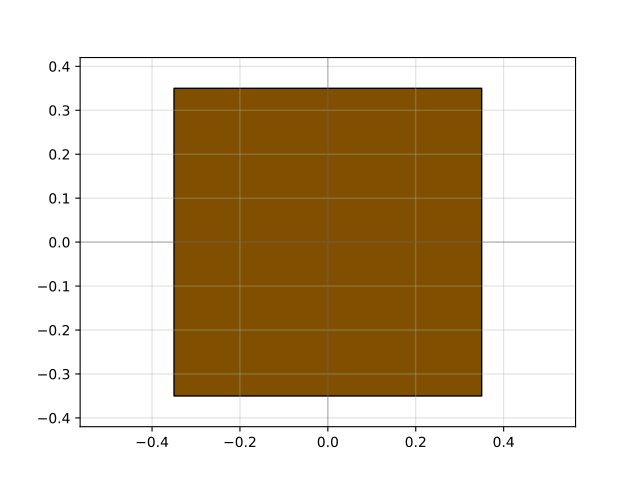

Source code (Python):
import gdsfactory as gf

c = gf.components.via2(size=(0.7, 0.7), spacing=(2.0, 2.0), enclosure=1.0, layer=(43, 0), cladding_offset=0)
c.plot()
